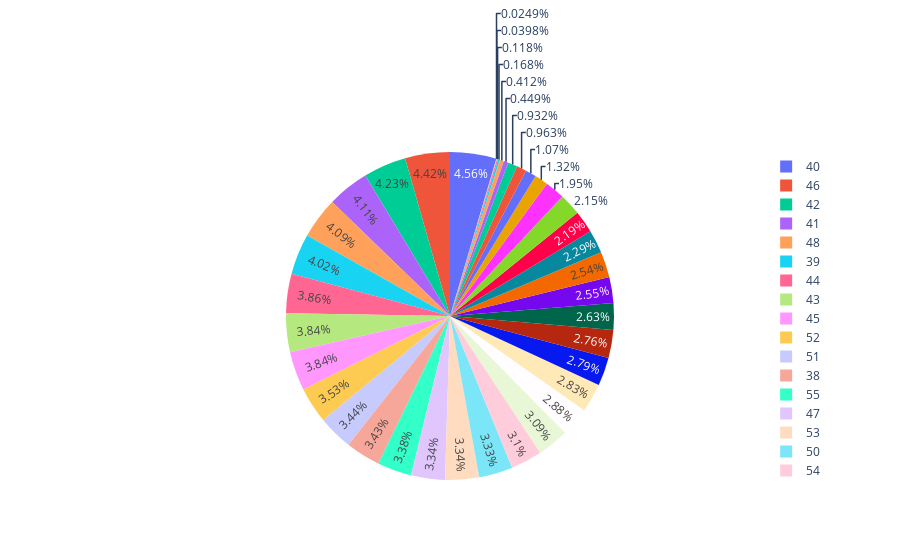

The cell this chart's notebook holds for it:
### Code cell
fig = px.pie(heart_df, values='heartRate', names='age')
fig.show()

### Figure 1 — Plotly figure (JSON) as saved in the notebook; plotly's stock layout.template omitted (floating-point values rounded to 4 significant figures; data arrays with more than 128 entries replaced by an {"elided": "..."} marker saying what was removed)
{"data": [{"domain": {"x": [0, 1], "y": [0, 1]}, "hovertemplate": "age=%{label}<br>heartRate=%{value}<extra></extra>", "labels": {"elided": "4240 int values"}, "legendgroup": "", "name": "", "showlegend": true, "type": "pie", "values": {"elided": "4240 int values"}}], "layout": {"legend": {"tracegroupgap": 0}, "margin": {"t": 60}}}
